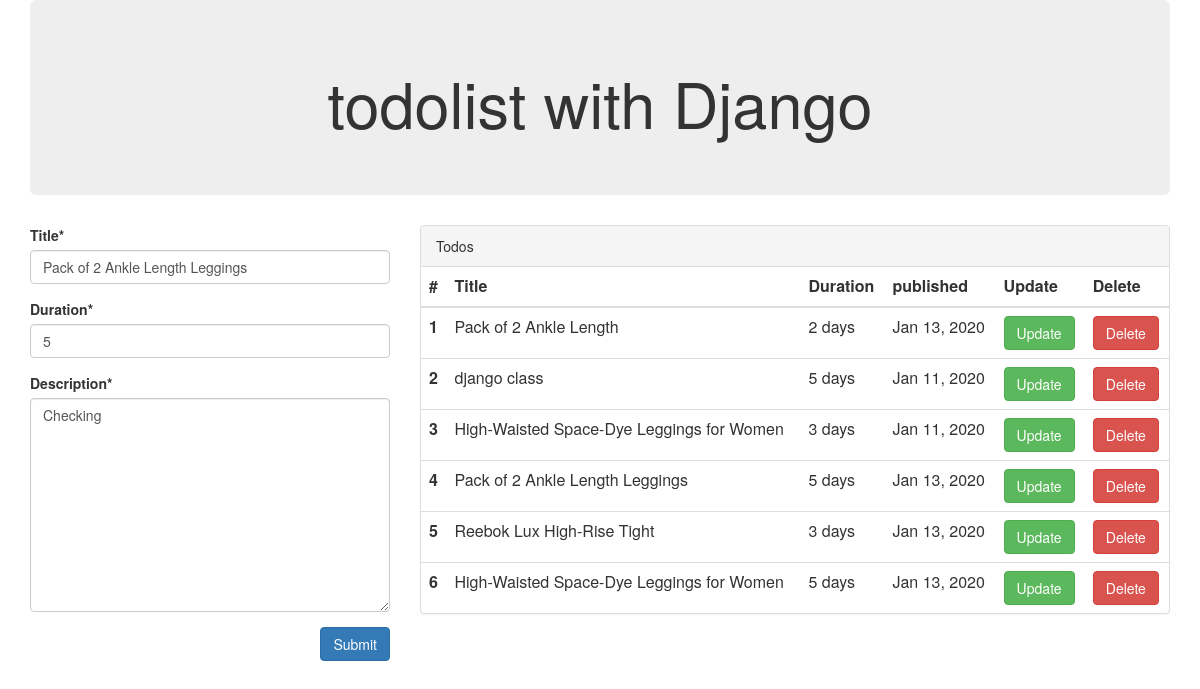
Page /todo/5/edit on the committed database.
### core/models.py (models this page shows, shortened)
class Todo(models.Model):
    title = models.CharField(max_length=100)
    duration = models.CharField(max_length=50)
    description = models.TextField()
    published_at = models.DateTimeField()

### core/views.py (the view)
# urls.py: path('todo/<int:pk>/edit', views.edit_todo, name='todo.edit'),
def edit_todo(request, pk):
    todos = Todo.objects.all()
    todo = get_object_or_404(Todo, pk=pk)
    if request.method == 'POST':
        form = TodoForm(request.POST, instance=todo)
        if form.is_valid():
            form.save()
            messages.success(request, 'todo updated successfully')
            return redirect('/')
    else:
        form = TodoForm(instance=todo)
        return render(request, 'index.html', {'form': form, 'todos': todos})

### core/forms.py
class TodoForm(forms.ModelForm):
    title = forms.CharField(widget=forms.TextInput(attrs={'placeholder': 'Title'}))
    duration = forms.CharField(widget=forms.TextInput(attrs={'placeholder': 'duration'}))
    description = forms.CharField(widget=forms.Textarea(attrs={'placeholder': 'content...', 'size': 20}))
    class Meta:
        model = Todo
        fields = ('title',  'duration', 'description')

### core/templates/index.html
{% extends 'layouts/master.html' %}
{% block content %}
<div class="row">
    {% include 'forms.html' %}
    {% include 'table.html' %}
</div>
{% endblock %}

### core/templates/forms.html (shortened to what this page needs)
{% load crispy_forms_tags %}
<div class="col-md-4">
    <form method="POST">
        <div class="form-group">
            {{ form.title|as_crispy_field }}
        </div>
        <div class="form-group">
            {{ form.duration|as_crispy_field }}
        </div>
        <div class="form-group">
            {{ form.description|as_crispy_field }}
        </div>
        <div class="form-group">
            <button type="submit" class="btn btn-primary pull-right">Submit</button>
        </div>
    </form>
</div>

### core/templates/table.html
<div class="col-md-8">
    <div class="panel panel-default">
        <div class="panel-heading">Todos</div>
        <table class="table">
            <table class="table">
                <thead>
                <tr>
                    <th scope="col">#</th>
                    <th scope="col">Title</th>
                    <th scope="col">Duration</th>
                    <th scope="col">published</th>
                    <th scope="col">Update</th>
                    <th scope="col">Delete</th>
                </tr>
                </thead>
                <tbody>
                {% for todo in todos %}
                <tr>
                    <th scope="row">{{ forloop.counter }}</th>
                    <td>{{ todo.title }}</td>
                    <td>{{ todo.duration }} days</td>
                    <td>{{ todo.published_at|date:"M d, Y" }}</td>
                    <td><a class="btn btn-success" href="{% url 'todo.edit' pk=todo.pk %}">Update</a> </td>
                    <td><a class="btn btn-danger" href="{% url 'todo.delete' pk=todo.pk %}">Delete</a> </td>
                </tr>
                {% endfor %}
                </tbody>
            </table>
        </table>
    </div>
</div>

### rows in the picture
Todo: title "Pack of 2 Ankle Length Leggings", duration "5", description "Checking", published_at "Jan 13, 2020"
Todo: title "Pack of 2 Ankle Length", duration "2", published_at "Jan 13, 2020"
Todo: title "django class", duration "5", published_at "Jan 11, 2020"
Todo: title "High-Waisted Space-Dye Leggings for Women", duration "3", published_at "Jan 11, 2020"
Todo: title "Reebok Lux High-Rise Tight", duration "3", published_at "Jan 13, 2020"
Todo: title "High-Waisted Space-Dye Leggings for Women", duration "5", published_at "Jan 13, 2020"
